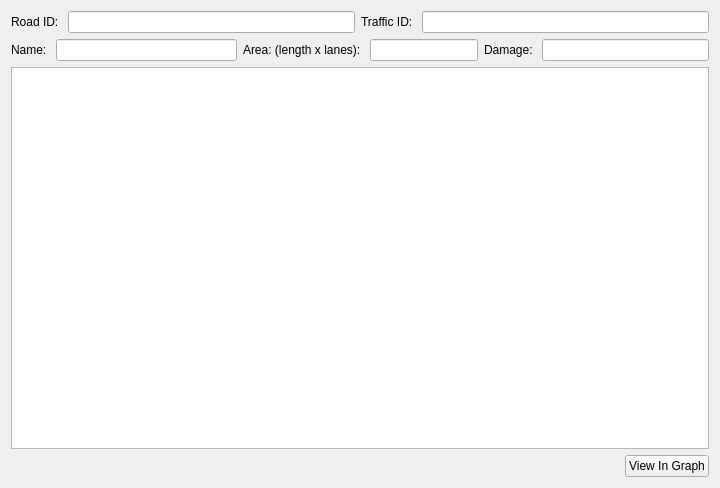
<?xml version="1.0" encoding="UTF-8"?>
<ui version="4.0">
 <class>MutRoadWidget</class>
 <widget class="QWidget" name="MutRoadWidget">
  <property name="geometry">
   <rect>
    <x>0</x>
    <y>0</y>
    <width>720</width>
    <height>488</height>
   </rect>
  </property>
  <property name="sizePolicy">
   <sizepolicy hsizetype="Preferred" vsizetype="Minimum">
    <horstretch>0</horstretch>
    <verstretch>0</verstretch>
   </sizepolicy>
  </property>
  <property name="windowTitle">
   <string>Form</string>
  </property>
  <layout class="QGridLayout" name="gridLayout">
   <item row="0" column="0">
    <layout class="QVBoxLayout" name="verticalLayout">
     <item>
      <layout class="QHBoxLayout" name="horizontalLayout">
       <item>
        <widget class="QLabel" name="label_head_id">
         <property name="text">
          <string>Road ID: </string>
         </property>
        </widget>
       </item>
       <item>
        <widget class="QLineEdit" name="lineEdit_val_id"/>
       </item>
       <item>
        <widget class="QLabel" name="label_head_tl_id">
         <property name="text">
          <string>Traffic ID: </string>
         </property>
        </widget>
       </item>
       <item>
        <widget class="QLineEdit" name="lineEdit_val_tl_id"/>
       </item>
      </layout>
     </item>
     <item>
      <layout class="QHBoxLayout" name="horizontalLayout_5">
       <item>
        <layout class="QHBoxLayout" name="horizontalLayout_2">
         <item>
          <widget class="QLabel" name="label_head_name">
           <property name="text">
            <string>Name: </string>
           </property>
          </widget>
         </item>
         <item>
          <widget class="QLineEdit" name="lineEdit_val_name"/>
         </item>
        </layout>
       </item>
       <item>
        <layout class="QHBoxLayout" name="horizontalLayout_3">
         <item>
          <widget class="QLabel" name="label_head_area">
           <property name="text">
            <string>Area: (length x lanes): </string>
           </property>
          </widget>
         </item>
         <item>
          <widget class="QLineEdit" name="lineEdit_val_area"/>
         </item>
        </layout>
       </item>
       <item>
        <layout class="QHBoxLayout" name="horizontalLayout_4">
         <item>
          <widget class="QLabel" name="label_head_damage">
           <property name="text">
            <string>Damage: </string>
           </property>
          </widget>
         </item>
         <item>
          <widget class="QLineEdit" name="lineEdit_val_damage"/>
         </item>
        </layout>
       </item>
      </layout>
     </item>
     <item>
      <widget class="QTableView" name="tableView">
       <property name="sizePolicy">
        <sizepolicy hsizetype="Expanding" vsizetype="Minimum">
         <horstretch>0</horstretch>
         <verstretch>0</verstretch>
        </sizepolicy>
       </property>
      </widget>
     </item>
     <item>
      <layout class="QHBoxLayout" name="horizontalLayout_6">
       <item>
        <spacer name="horizontalSpacer">
         <property name="orientation">
          <enum>Qt::Horizontal</enum>
         </property>
         <property name="sizeHint" stdset="0">
          <size>
           <width>40</width>
           <height>20</height>
          </size>
         </property>
        </spacer>
       </item>
       <item>
        <widget class="QPushButton" name="pushButton_view_graph">
         <property name="text">
          <string>View In Graph</string>
         </property>
        </widget>
       </item>
      </layout>
     </item>
    </layout>
   </item>
  </layout>
 </widget>
 <resources/>
 <connections/>
</ui>
